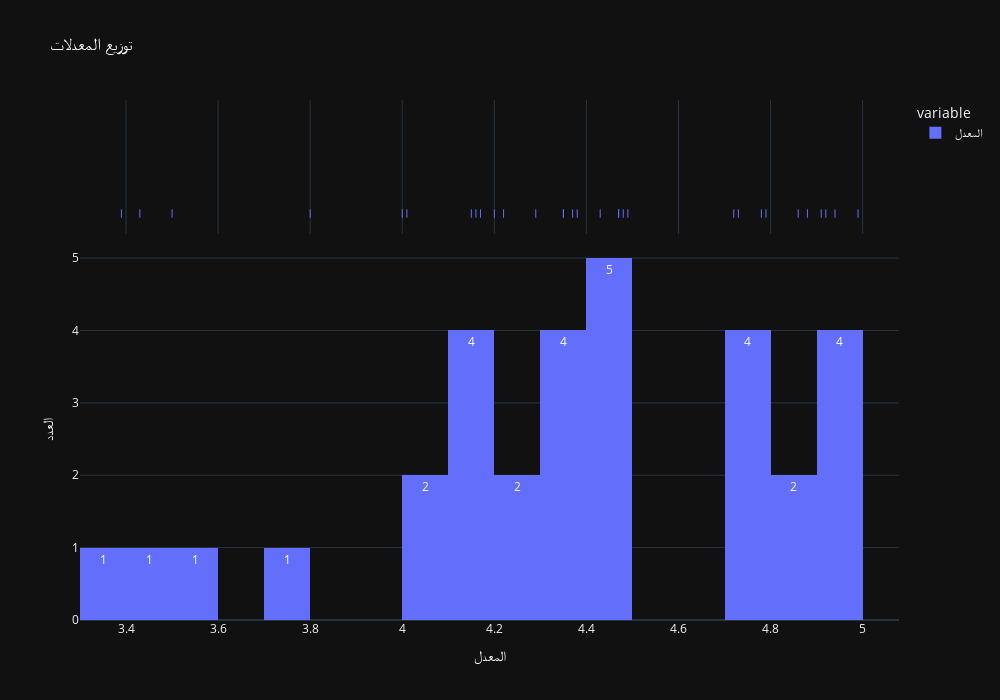

Notebook source saved alongside this figure:
### Code cell
fig = px.histogram(
    df["المعدل"], 
    marginal="rug", 
    nbins=20,
    text_auto=True,
    width=1000, 
    height=700, 
    title="توزيع المعدلات"
)
fig.update_layout(
    xaxis_title="المعدل",
    yaxis_title="العدد",
)
page.append(fig)
fig

### Figure 1 — Plotly figure (JSON) as saved in the notebook; plotly's stock layout.template omitted (floating-point values rounded to 4 significant figures)
{"data": [{"alignmentgroup": "True", "bingroup": "x", "hovertemplate": "variable=المعدل<br>value=%{x}<br>count=%{y}<extra></extra>", "legendgroup": "المعدل", "marker": {"color": "#636efa", "pattern": {"shape": ""}}, "name": "المعدل", "nbinsx": 20, "offsetgroup": "المعدل", "orientation": "v", "showlegend": true, "texttemplate": "%{value}", "type": "histogram", "x": [4.88, 4.99, 4.73, 4.91, 3.5, 4.38, 4.79, 4.35, 4.48, 4.2, 4.16, 4.37, 4.72, 3.39, 4.15, 3.8, 4.47, 4.43, 4.22, 4.29, 4.35, 3.43, 4.47, 4.49, 4.92, 4.17, 4.01, 4, 4.86, 4.94, 4.78], "xaxis": "x", "yaxis": "y"}, {"alignmentgroup": "True", "boxpoints": "all", "fillcolor": "rgba(255,255,255,0)", "hoveron": "points", "hovertemplate": "variable=المعدل<br>value=%{x}<extra></extra>", "jitter": 0, "legendgroup": "المعدل", "line": {"color": "rgba(255,255,255,0)"}, "marker": {"color": "#636efa", "symbol": "line-ns-open"}, "name": "المعدل", "offsetgroup": "المعدل", "showlegend": false, "type": "box", "x": [4.88, 4.99, 4.73, 4.91, 3.5, 4.38, 4.79, 4.35, 4.48, 4.2, 4.16, 4.37, 4.72, 3.39, 4.15, 3.8, 4.47, 4.43, 4.22, 4.29, 4.35, 3.43, 4.47, 4.49, 4.92, 4.17, 4.01, 4, 4.86, 4.94, 4.78], "xaxis": "x2", "yaxis": "y2"}], "layout": {"barmode": "relative", "height": 700, "legend": {"title": {"text": "variable"}, "tracegroupgap": 0}, "title": {"text": "توزيع المعدلات"}, "width": 1000, "xaxis": {"anchor": "y", "domain": [0, 1], "title": {"text": "المعدل"}}, "xaxis2": {"anchor": "y2", "domain": [0, 1], "matches": "x", "showgrid": true, "showticklabels": false}, "yaxis": {"anchor": "x", "domain": [0, 0.7326], "title": {"text": "العدد"}}, "yaxis2": {"anchor": "x2", "domain": [0.7426, 1], "matches": "y2", "showgrid": false, "showline": false, "showticklabels": false, "ticks": ""}}}
